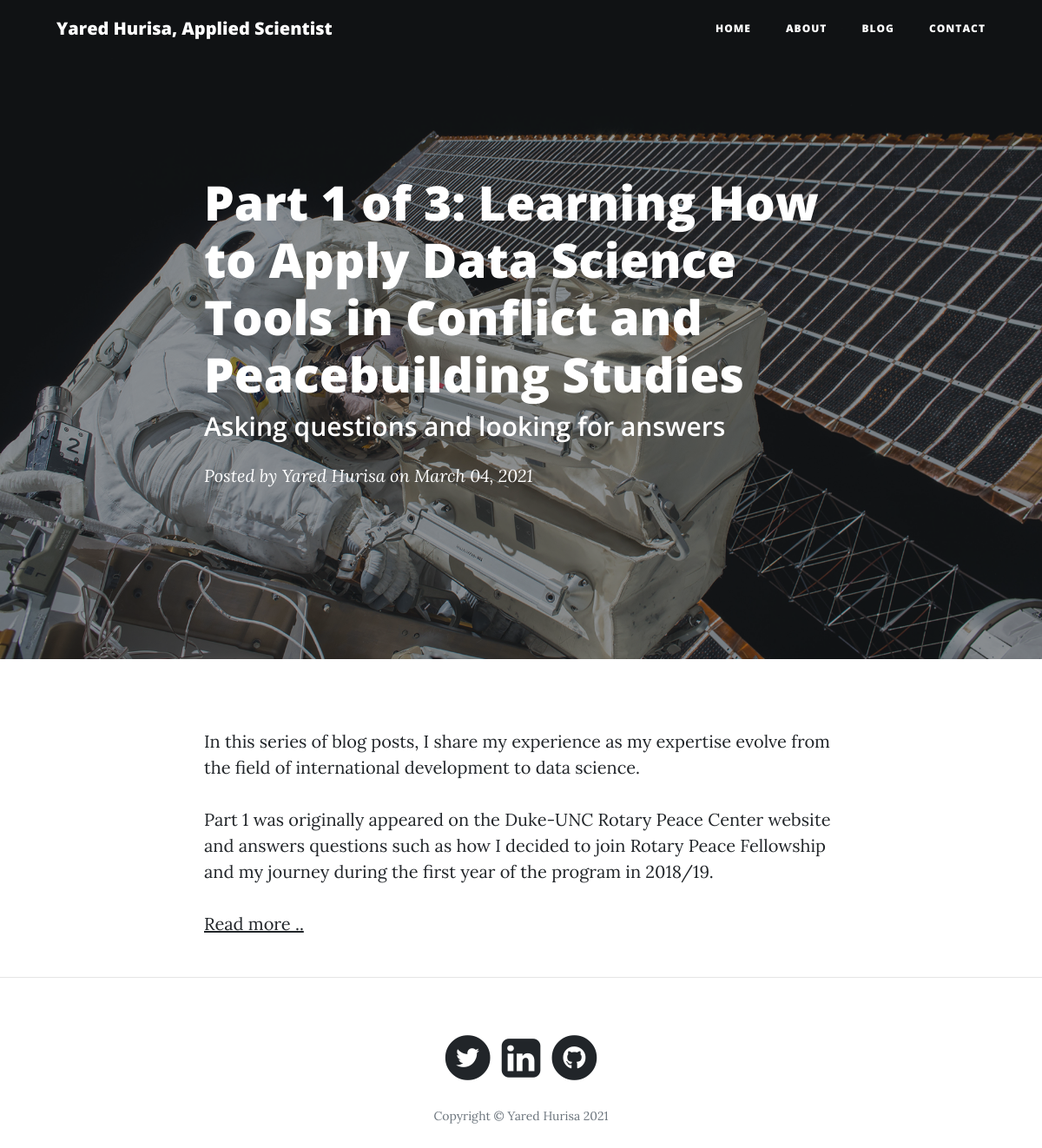
Page /post/toward-data-science-for-peace-part-1 (signed in) on the earlier database version.
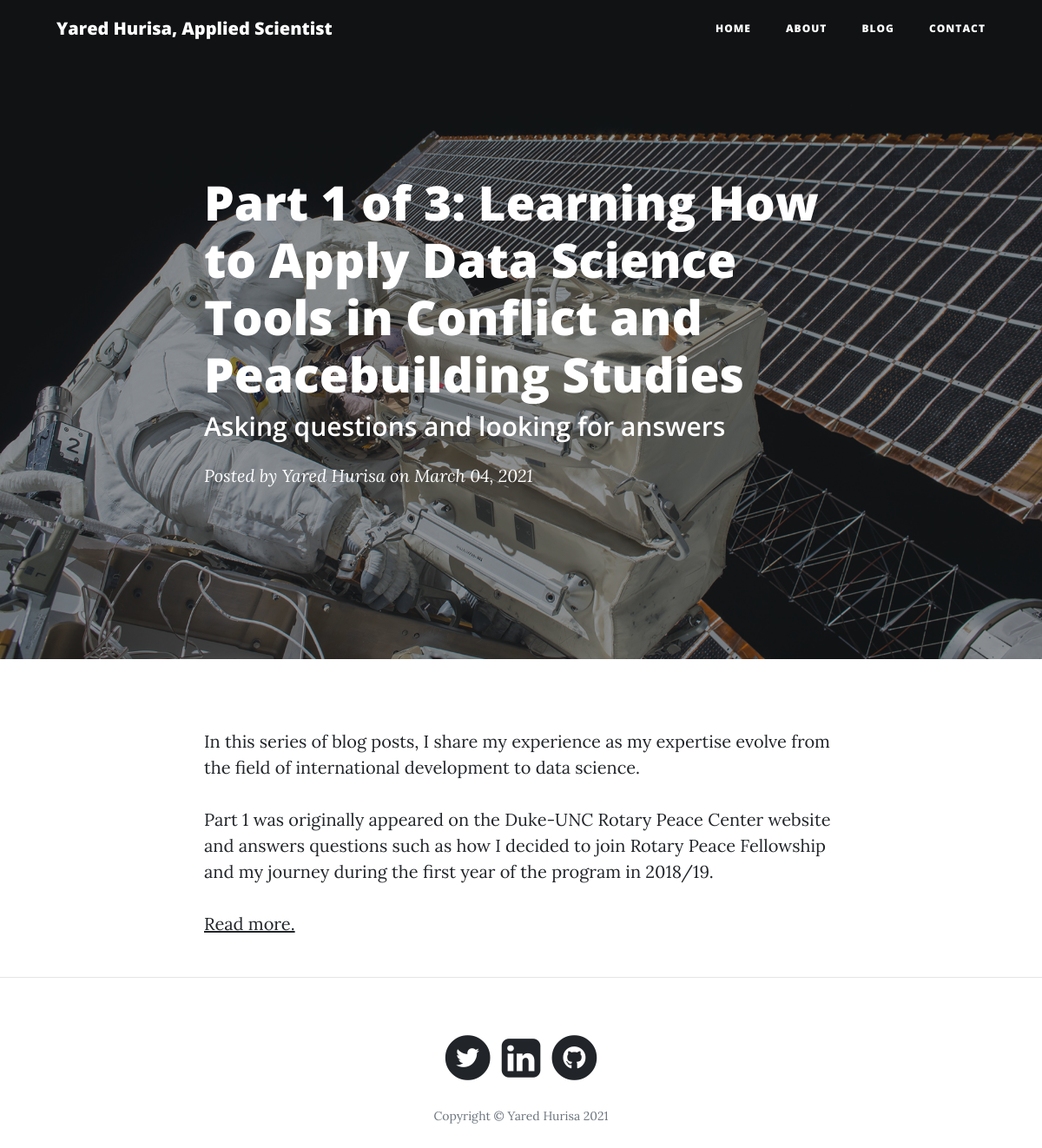
Same page on the later database version.
### app.py (models this page shows, shortened)
class Posts(db.Model):
    __tablename__ = "Blogpost"
    id = db.Column(db.Integer, primary_key=True)
    title = db.Column(db.String(255))
    subtitle = db.Column(db.String(255))
    content = db.Column(db.Text)
    author = db.Column(db.String(255))
    date_posted = db.Column(db.DateTime)
    slug = db.Column(db.String(255))

### app.py (the view)
@app.route("/post/<string:slug>")
def post(slug):
    try:
        post = Posts.query.filter_by(slug=slug).one()
        return render_template("post.html", post=post)
    except sqlalchemy.orm.exc.NoResultFound:
        abort(404)

### templates/post.html (shortened to what this page needs)
<!DOCTYPE html>
<html lang="en">
  <head>
    <link
      href="../static/vendor/bootstrap/css/bootstrap.min.css"
      rel="stylesheet"
    />
    <link
      href="../static/vendor/fontawesome-free/css/all.min.css"
      rel="stylesheet"
      type="text/css"
    />
    <link href="../static/css/clean-blog.min.css" rel="stylesheet" />
  </head>
  <body>
    <nav class="navbar navbar-expand-lg navbar-light fixed-top" id="mainNav">
      <div class="container">
        <a class="navbar-brand" href="/">Yared Hurisa, Applied Scientist</a>
        <div class="collapse navbar-collapse" id="navbarResponsive">
          <ul class="navbar-nav ml-auto">
            <li class="nav-item">
              <a class="nav-link" href="/">Home</a>
            </li>
            <li class="nav-item">
              <a class="nav-link" href="/about">About</a>
            </li>
            <li class="nav-item">
              <a class="nav-link" href="/blog">Blog</a>
            </li>
            <li class="nav-item">
              <a class="nav-link" href="/contact">Contact</a>
            </li>
          </ul>
        </div>
      </div>
    </nav>
    <header
      class="masthead"
      style="background-image: url('../static/img/post-bg.jpg')"
    >
      <div class="overlay"></div>
      <div class="container">
        <div class="row">
          <div class="col-lg-8 col-md-10 mx-auto">
            <div class="post-heading">
              <h1>{{post.title}}</h1>
              <h2 class="subheading">{{post.subtitle}}</h2>
              <span class="meta"
                >Posted by
                <a href="#">{{post.author}}</a>
                on {{post.date_posted.strftime('%B %d, %Y')}}</span
              >
            </div>
          </div>
        </div>
      </div>
    </header>
    <article>
      <div class="container">
        <div class="row">
          <div class="col-lg-8 col-md-10 mx-auto">
            <p>{{post.content | safe}}</p>
          </div>
        </div>
      </div>
    </article>
    <hr />
    <footer>
      <div class="container">
        <div class="row">
          <div class="col-lg-8 col-md-10 mx-auto">
            <ul class="list-inline text-center">
              <li class="list-inline-item">
                <a href="https://twitter.com/yaredlemma6" target="_blank" rel="noopener noreferrer">
                  <span class="fa-stack fa-lg">
                    <i class="fas fa-circle fa-stack-2x"></i>
                    <i class="fab fa-twitter fa-stack-1x fa-inverse"></i>
                  </span>
                </a>
              <li class="list-inline-item">
                 <a href="https://www.linkedin.com/in/yared-lemma/" target="_blank" rel="noopener noreferrer">
                    <span class="fa-stack fa-lg">
                      <link rel="stylesheet" href="https://cdnjs.cloudflare.com/ajax/libs/font-awesome/4.7.0/css/font-awesome.min.css">
                      <i style="font-size:52px" class="fa">&#xf08c;</i>
                    </span>
                 </a>
              <li class="list-inline-item">
                  <a href="https://github.com/ylh4" target="_blank" rel="noopener noreferrer">
                    <span class="fa-stack fa-lg">
                      <i class="fas fa-circle fa-stack-2x"></i>
                      <i class="fab fa-github fa-stack-1x fa-inverse"></i>
                    </span>
                  </a>
              </li>
            </ul>
            <p class="copyright text-muted">
              Copyright &copy; Yared Hurisa 2021
            </p>
          </div>
        </div>
      </div>
    </footer>
    </body>
    </html>

Differences in the rows shown:
changed Posts "Asking questions and looking for answers": content "…program in 2018/19. Read more .." → "…program in 2018/19. Read more."
